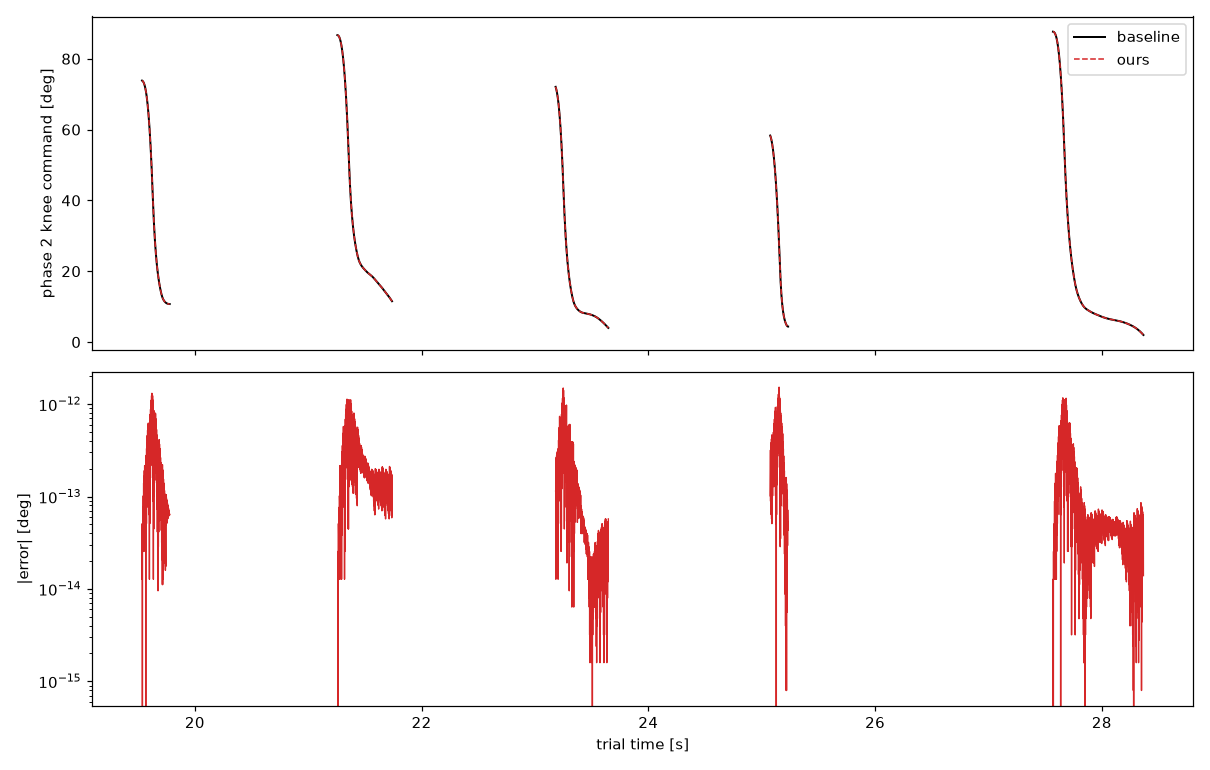

This figure's Python source:
"""Replay Phase2 against the baseline's logged phase 2 command.

The hip signals the law sees are filtered inside `NN swing torque Control`
(2nd-order Butterworth, 50 Hz on the angle and 25 Hz on the velocity, at the
model's 1 kHz), so the raw `base` columns are reproduced through the same
filters here rather than fed in directly.

The entry latch is pinned from the log: slope_ini comes from `nntorque` col 19
and the starting knee angle from `knee_desired` on the tick before entry. That
latch belongs to the enclosing controller, which is not written yet, so pinning
it keeps this a test of the phase 2 law alone.

References, all `nntorque`:
    col 11  phase 2 knee command        col 14  slope
    col 12  phase 2 knee velocity       col 17  hip_vel after the floor
    col 19  slope_ini

Run:  uv run python -m cmu_leg.tests.nn_phase2_replay
Writes nn_phase2_replay.png next to this file.

Authors: vkalva, Claude
"""
from dataclasses import replace
from pathlib import Path

import numpy as np
import scipy.io as sio
import matplotlib
matplotlib.use("Agg")
import matplotlib.pyplot as plt

from cmu_leg.config.params import COMMON, NNSWING
from cmu_leg.control.utils import Lowpass
from cmu_leg.control.high_level.walking.nn_swing import Phase2

HERE = Path(__file__).parent
MAT = HERE / "data" / "gaitData20251015_test7_NN_vicon.mat"
PNG = HERE / "nn_phase2_replay.png"

BASE = dict(hip_angle=0, hip_vel=1)
NT = dict(phase2=3, knee=11, knee_vel=12, count=13, slope=14, knee_frozen=15,
          hip_frozen=16, hip_vel_frozen=17, slope_ini=19, knee_desired=23,
          time=25)

LOG_RATE = 1000.0
WALK_START_S = 16.5
HIP_ANGLE_CUTOFF = 50.0
HIP_VEL_CUTOFF = 25.0

# The model on disk postdates this trial by a month and has gained a 26 deg
# lower clamp on the hip angle feeding phase 2. Solving the fade equation for
# the hip angle the log must have used returns the unclamped signal, so the
# trial predates that block. Pinned off here, the same way the min-jerk replay
# pins its baseline gains.
CFG = replace(NNSWING, hip_angle_min=-10.0)


def load():
    sd = sio.loadmat(str(MAT), squeeze_me=True, struct_as_record=False)["scope_data"]
    base, nt = sd.base.data, sd.nntorque.data
    w = nt[:, NT["time"]] >= WALK_START_S
    sig = {k: nt[w, c].astype(float) for k, c in NT.items()}

    # the filters run from model start, so prime them on the whole record and
    # only then take the walking window
    for name, cut in (("hip_angle", HIP_ANGLE_CUTOFF), ("hip_vel", HIP_VEL_CUTOFF)):
        lp = Lowpass(cutoff_freq=cut, sample_rate=LOG_RATE, order=2)
        raw = base[:, BASE[name]].astype(float)
        lp.reset(raw[0])
        sig[name] = np.array([lp.compute(x) for x in raw])[w]
    return sig


def episodes(flag):
    d = np.diff(np.r_[0, flag != 0, 0])
    return list(zip(np.where(d == 1)[0], np.where(d == -1)[0]))


def replay_episode(sig, s, e):
    """Run Phase2 over one episode with the entry latch pinned from the log."""
    p = Phase2(cfg=CFG, common=replace(COMMON, control_sample_rate=LOG_RATE))
    t = sig["time"]
    hip_vel_entry = sig["hip_vel"][s]
    p.reset(sig["knee_desired"][s - 1],
            sig["slope_ini"][s] * hip_vel_entry, hip_vel_entry, t[s])

    cmd = np.empty(e - s)
    for i, k in enumerate(range(s, e)):
        cmd[i] = p.compute(t[k], sig["hip_angle"][k], sig["hip_vel"][k])
    return cmd


def main():
    sig = load()
    eps = episodes(sig["phase2"])
    print(f"{len(eps)} phase 2 episodes\n")
    print("   start     ticks   slope_ini   knee travel      max|err|     rms")

    out = []
    for s, e in eps:
        cmd = replay_episode(sig, s, e)
        ref = sig["knee"][s:e]
        err = np.degrees(np.abs(cmd - ref))
        print(f"   {sig['time'][s]:7.3f}  {e - s:5d}   {sig['slope_ini'][s]:+8.3f}"
              f"   {np.degrees(ref[0] - ref[-1]):6.1f} deg"
              f"   {err.max():9.4f} deg  {err.std():7.4f}")
        out.append((s, e, cmd, err))

    allerr = np.concatenate([o[3] for o in out])
    print(f"\n   all {len(allerr)} ticks: max {allerr.max():.4f} deg, "
          f"rms {allerr.std():.4f} deg")
    plot(sig, out)


def plot(sig, out):
    t = sig["time"]
    fig, ax = plt.subplots(2, 1, figsize=(11, 7), sharex=True)
    for i, (s, e, cmd, err) in enumerate(out):
        a = dict(label="baseline") if i == 0 else {}
        b = dict(label="ours") if i == 0 else {}
        ax[0].plot(t[s:e], np.degrees(sig["knee"][s:e]), "k", lw=1.3, **a)
        ax[0].plot(t[s:e], np.degrees(cmd), "C3--", lw=1.0, **b)
        ax[1].plot(t[s:e], err, "C3", lw=0.9)
    ax[0].set_ylabel("phase 2 knee command [deg]")
    ax[0].legend(loc="upper right")
    ax[1].set_ylabel("|error| [deg]")
    ax[1].set_xlabel("trial time [s]")
    ax[1].set_yscale("log")
    fig.tight_layout()
    fig.savefig(PNG, dpi=110)
    print(f"\nwrote {PNG}")


if __name__ == "__main__":
    main()
